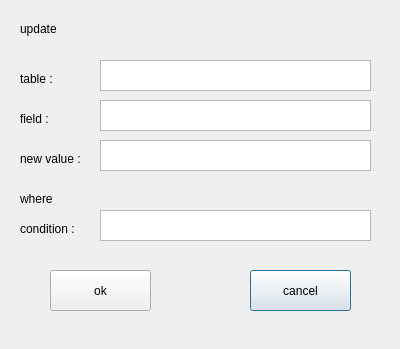
<?xml version="1.0" encoding="UTF-8"?>
<ui version="4.0">
 <class>Dialog</class>
 <widget class="QDialog" name="Dialog">
  <property name="geometry">
   <rect>
    <x>0</x>
    <y>0</y>
    <width>400</width>
    <height>349</height>
   </rect>
  </property>
  <property name="windowTitle">
   <string>Dialog</string>
  </property>
  <widget class="QPushButton" name="cancel_btn">
   <property name="geometry">
    <rect>
     <x>250</x>
     <y>270</y>
     <width>101</width>
     <height>41</height>
    </rect>
   </property>
   <property name="text">
    <string>cancel</string>
   </property>
  </widget>
  <widget class="QPushButton" name="ok_btn">
   <property name="geometry">
    <rect>
     <x>50</x>
     <y>270</y>
     <width>101</width>
     <height>41</height>
    </rect>
   </property>
   <property name="text">
    <string>ok</string>
   </property>
  </widget>
  <widget class="QLabel" name="label">
   <property name="geometry">
    <rect>
     <x>20</x>
     <y>20</y>
     <width>101</width>
     <height>17</height>
    </rect>
   </property>
   <property name="text">
    <string>update</string>
   </property>
  </widget>
  <widget class="QLabel" name="label_2">
   <property name="geometry">
    <rect>
     <x>20</x>
     <y>70</y>
     <width>61</width>
     <height>17</height>
    </rect>
   </property>
   <property name="text">
    <string>table :</string>
   </property>
  </widget>
  <widget class="QLabel" name="label_3">
   <property name="geometry">
    <rect>
     <x>20</x>
     <y>220</y>
     <width>81</width>
     <height>17</height>
    </rect>
   </property>
   <property name="text">
    <string>condition : </string>
   </property>
  </widget>
  <widget class="QLabel" name="label_4">
   <property name="geometry">
    <rect>
     <x>20</x>
     <y>190</y>
     <width>67</width>
     <height>17</height>
    </rect>
   </property>
   <property name="text">
    <string>where</string>
   </property>
  </widget>
  <widget class="QTextEdit" name="table_edt">
   <property name="geometry">
    <rect>
     <x>100</x>
     <y>60</y>
     <width>271</width>
     <height>31</height>
    </rect>
   </property>
  </widget>
  <widget class="QTextEdit" name="condition_edt">
   <property name="geometry">
    <rect>
     <x>100</x>
     <y>210</y>
     <width>271</width>
     <height>31</height>
    </rect>
   </property>
  </widget>
  <widget class="QLabel" name="label_5">
   <property name="geometry">
    <rect>
     <x>20</x>
     <y>110</y>
     <width>67</width>
     <height>17</height>
    </rect>
   </property>
   <property name="text">
    <string>field :</string>
   </property>
  </widget>
  <widget class="QLabel" name="label_6">
   <property name="geometry">
    <rect>
     <x>20</x>
     <y>150</y>
     <width>81</width>
     <height>17</height>
    </rect>
   </property>
   <property name="text">
    <string>new value :</string>
   </property>
  </widget>
  <widget class="QTextEdit" name="field_edt">
   <property name="geometry">
    <rect>
     <x>100</x>
     <y>100</y>
     <width>271</width>
     <height>31</height>
    </rect>
   </property>
  </widget>
  <widget class="QTextEdit" name="value_edt">
   <property name="geometry">
    <rect>
     <x>100</x>
     <y>140</y>
     <width>271</width>
     <height>31</height>
    </rect>
   </property>
  </widget>
 </widget>
 <resources/>
 <connections/>
</ui>
